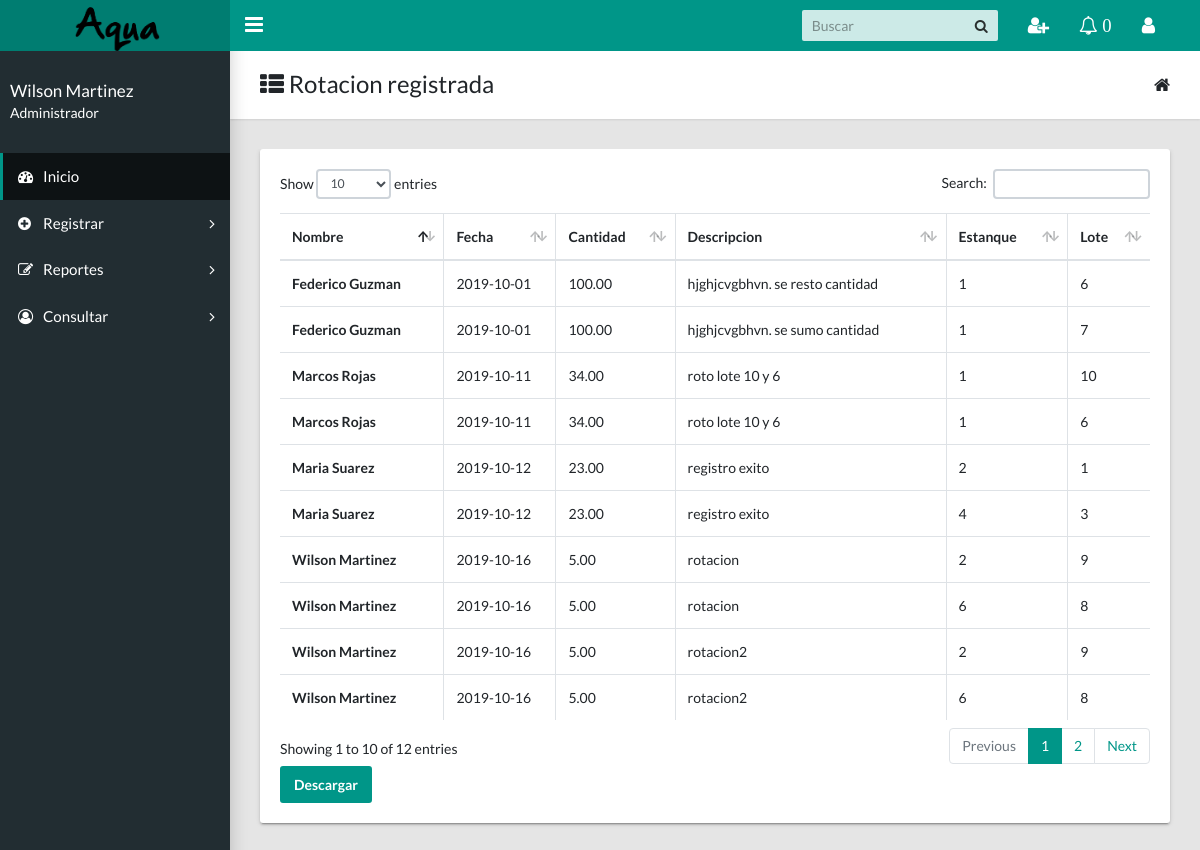
Page /docs/administrador/consulta_rotacion.php (signed in) on the committed database.
### tables this page shows
CREATE TABLE `actividad` (
  `id_actividad` int(11) NOT NULL,
  `foto` varchar(45) DEFAULT NULL,
  `cantidad` decimal(10,2) DEFAULT NULL,
  `descripcion` varchar(80) DEFAULT NULL,
  `fecha` varchar(20) DEFAULT NULL,
  `fk_estanque` int(25) DEFAULT NULL,
  `fk_persona` int(25) DEFAULT NULL,
  `fk_tipo_actividad` int(25) DEFAULT NULL,
  `lote` int(11) DEFAULT NULL,
  `estado` varchar(20) DEFAULT NULL,
  `notificacion` varchar(45) DEFAULT NULL
);

CREATE TABLE `persona` (
  `id_persona` int(11) NOT NULL,
  `nombre` varchar(50) DEFAULT NULL,
  `telefono` varchar(15) DEFAULT NULL,
  `fk_rol` int(20) DEFAULT NULL,
  `login` varchar(30) DEFAULT NULL,
  `estado_pers` tinyint(1) DEFAULT NULL,
  `pasword` varchar(20) DEFAULT NULL
);

### docs/administrador/consulta_rotacion.php (the view, shortened to what this page needs)
<!DOCTYPE html>
<html lang="en">
<head>
    <link href="../css/main.css" rel="stylesheet" type="text/css">
    <link href="https://maxcdn.bootstrapcdn.com/font-awesome/4.7.0/css/font-awesome.min.css" rel="stylesheet" type="text/css">
    <?php
    include 'php/conect.php';
    ?>
</head>
<body class="app sidebar-mini rtl">
         <header class="app-header">
        <a class="app-header__logo" href="principal.php">
          <img src="../img/logo2.png" width="90">
      </a>
      <a aria-label="Hide Sidebar" class="app-sidebar__toggle" data-toggle="sidebar" href="#">
      </a>
      <ul class="app-nav">
        <li class="app-search">
            <input class="app-search__input" placeholder="Buscar" type="search">
            <button class="app-search__button">
                <i class="fa fa-search">
                </i>
            </button>
        </li>
        <li class="dropdown">
            <a aria-label="Show notifications" class="app-nav__item" data-toggle="dropdown" href="#">
                <i class="fa fa-user-plus fa-lg">
                </i>
            </a>
          </li>
      </ul>
  <li class="dropdown">
    <a aria-label="Show notifications" class="app-nav__item" data-toggle="dropdown" href="#">
        <i class="fa fa-bell-o fa-lg">
  <?php
            try{
                $nu=0;
                $sql="SELECT * FROM actividad";
                $resul=$base->prepare($sql);
                $resul->execute(array());
                $fila=$resul->rowCount();
                ?>
                <span>  <?php
                if($fila>0){
                 echo "$nu" ?>  </span>
                 <?php
             }
         }
         catch(Exception $e){
            die('Error: '.$e->getMessage());
        }
        ?>
    </i>
</a>
</li>
<li class="dropdown">
    <a aria-label="Open Profile Menu" class="app-nav__item" data-toggle="dropdown" href="#">
        <i class="fa fa-user fa-lg">
        </i>
    </a>
          <?php
          if(isset($_SESSION['usuario']))
          {
              ?>
</li>
</header>
<aside class="app-sidebar">
    <div class="app-sidebar__user">
        <div>
            <p class="app-sidebar__user-name">
                <?php echo ' '.$_SESSION['nombre']. ' ' ; ?>
            </p>
            <p class="app-sidebar__user-designation">
                <?php echo ' '.$_SESSION['nombre_rol']. ' ' ; ?>
            </p>
            <?php
        }
        else{
          ?>
          <script language='javascript'>window.location="salir.php"</script>
          <?php
      }
      ?>
  </div>
</div>
<ul class="app-menu">
 <li><a class="app-menu__item active" href="principal.php"><i class="app-menu__icon fa fa-dashboard"></i><span class="app-menu__label">Inicio</span></a></li>
 <li class="treeview">
    <a class="app-menu__item" data-toggle="treeview" href="#">
        <i class="app-menu__icon fa fa-plus-circle">
        </i>
        <span class="app-menu__label">
            Registrar
        </span>
        <i class="treeview-indicator fa fa-angle-right">
        </i>
    </a>
</li>
<li class="treeview">
    <a class="app-menu__item" data-toggle="treeview" href="#">
        <i class="app-menu__icon fa fa-edit">
        </i>
        <span class="app-menu__label">
            Reportes
        </span>
        <i class="treeview-indicator fa fa-angle-right">
        </i>
    </a>
</li>
<li class="treeview">
    <a class="app-menu__item" data-toggle="treeview" href="#">
        <i class="app-menu__icon fa fa-user-circle-o">
        </i>
        <span class="app-menu__label">
            Consultar
        </span>
        <i class="treeview-indicator fa fa-angle-right">
        </i>
    </a>
</li>
</ul>
</aside>
<main class="app-content" >
  <div class="app-title">
    <div>
      <h1><i class="fa fa-th-list"></i> Rotacion registrada</h1>
  </div>
  <ul class="app-breadcrumb breadcrumb side">
      <li class="breadcrumb-item"><i class="fa fa-home fa-lg"></i></li>
  </ul>
</div>
<div  class="row d-flex justify-content-center" >
                <div class="col-lg-12 table table-responsive " >
                  <div class="tile">
                    <div class="tile-body">
                      <table class="table table-hover table-bordered " id="sampleTable" >
            <thead>
              <tr>
                <th>Nombre</th>
                <th>Fecha</th>
                <th>Cantidad</th>
                <th>Descripcion</th>
                <th>Estanque</th>
                <th>Lote</th>
            </tr>
        </thead>
        <tbody>
          <?php
          try{
            $sql="SELECT  * FROM  actividad INNER JOIN persona ON (fk_persona=id_persona) WHERE fk_tipo_actividad=2";
            $resul=$base->prepare($sql);
            $resul->execute(array());
            while($consulta=$resul->fetch(PDO::FETCH_ASSOC)){
              ?>
              <tr>
                <th><?php echo$consulta['nombre'];?></th>
                <td><?php echo$consulta['fecha'];?></td>
                <td><?php echo$consulta['cantidad'];?></td>
                <td><?php echo$consulta['descripcion'];?></td>
                <td><?php echo$consulta['fk_estanque'];?></td>
                <td><?php echo$consulta['lote'];?></td>
            </tr>
            <?php
        }
    }
    catch(Exception $e){
     die('Error:' .$e->getMessage());
 }
 ?>
</tbody>
</table>
  <td>
      <a href="../reportes/rotacion.php" class="btn btn-primary"> Descargar </a>
  </td>
</div>
</div>
</div>
</div>
</main>
</body>
</html>

### rows in the picture
actividad: fk_persona.nombre "Federico Guzman", fecha "2019-10-01", cantidad "100.00", descripcion "hjghjcvgbhvn. se resto cantidad", fk_estanque "1", lote "6"
actividad: fk_persona.nombre "Federico Guzman", fecha "2019-10-01", cantidad "100.00", descripcion "hjghjcvgbhvn. se sumo cantidad", fk_estanque "1", lote "7"
actividad: fk_persona.nombre "Wilson Martinez", fecha "2019-10-16", cantidad "5.00", descripcion "rotacion", fk_estanque "2", lote "9"
actividad: fk_persona.nombre "Wilson Martinez", fecha "2019-10-16", cantidad "5.00", descripcion "rotacion", fk_estanque "6", lote "8"
actividad: fk_persona.nombre "Wilson Martinez", fecha "2019-10-16", cantidad "5.00", descripcion "rotacion2", fk_estanque "2", lote "9"
actividad: fk_persona.nombre "Wilson Martinez", fecha "2019-10-16", cantidad "5.00", descripcion "rotacion2", fk_estanque "6", lote "8"
actividad: fk_persona.nombre "Marcos Rojas", fecha "2019-10-11", cantidad "34.00", descripcion "roto lote 10 y 6", fk_estanque "1", lote "10"
actividad: fk_persona.nombre "Marcos Rojas", fecha "2019-10-11", cantidad "34.00", descripcion "roto lote 10 y 6", fk_estanque "1", lote "6"
actividad: fk_persona.nombre "Maria Suarez", fecha "2019-10-12", cantidad "23.00", descripcion "registro exito", fk_estanque "2", lote "1"
actividad: fk_persona.nombre "Maria Suarez", fecha "2019-10-12", cantidad "23.00", descripcion "registro exito", fk_estanque "4", lote "3"

### other values in the picture
$nu "0"
$_SESSION['nombre'] "Wilson Martinez"
$_SESSION['nombre_rol'] "Administrador"
